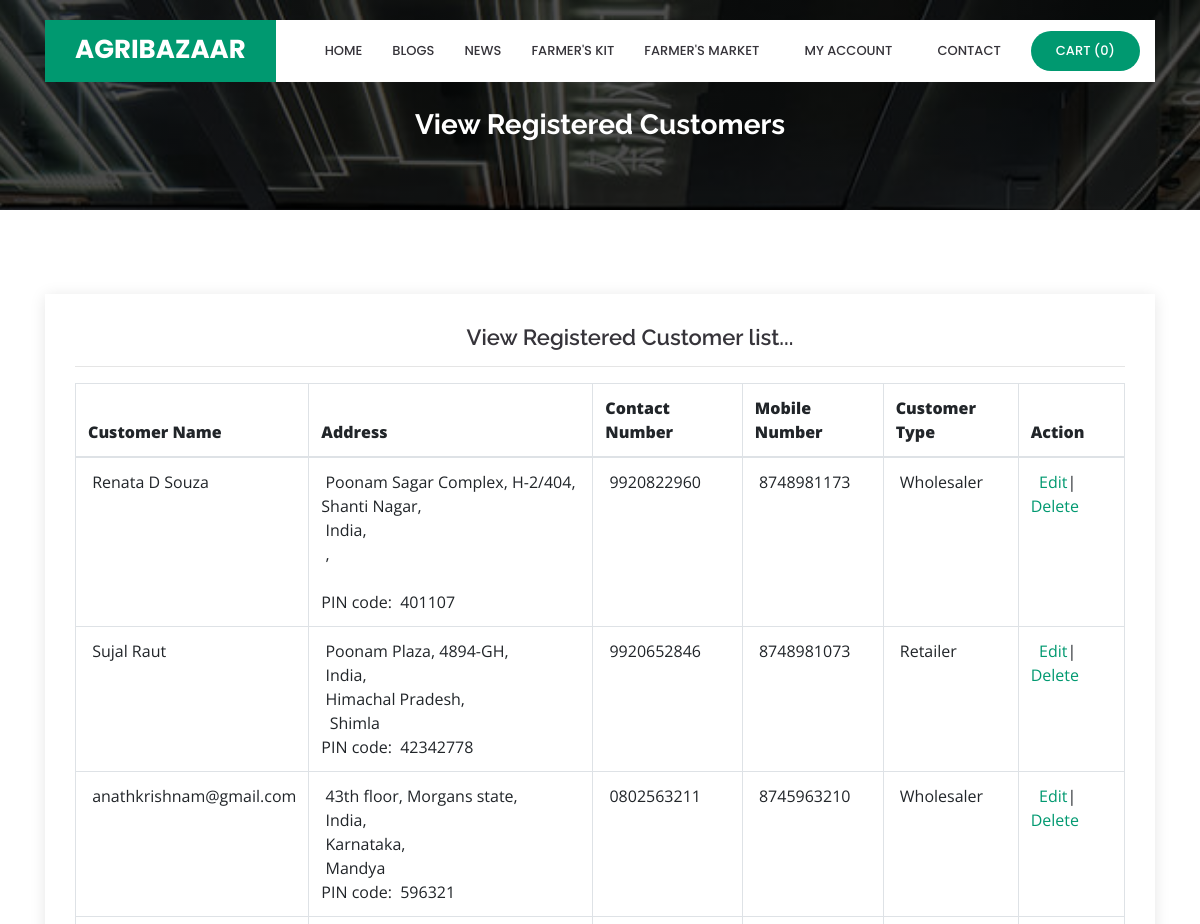
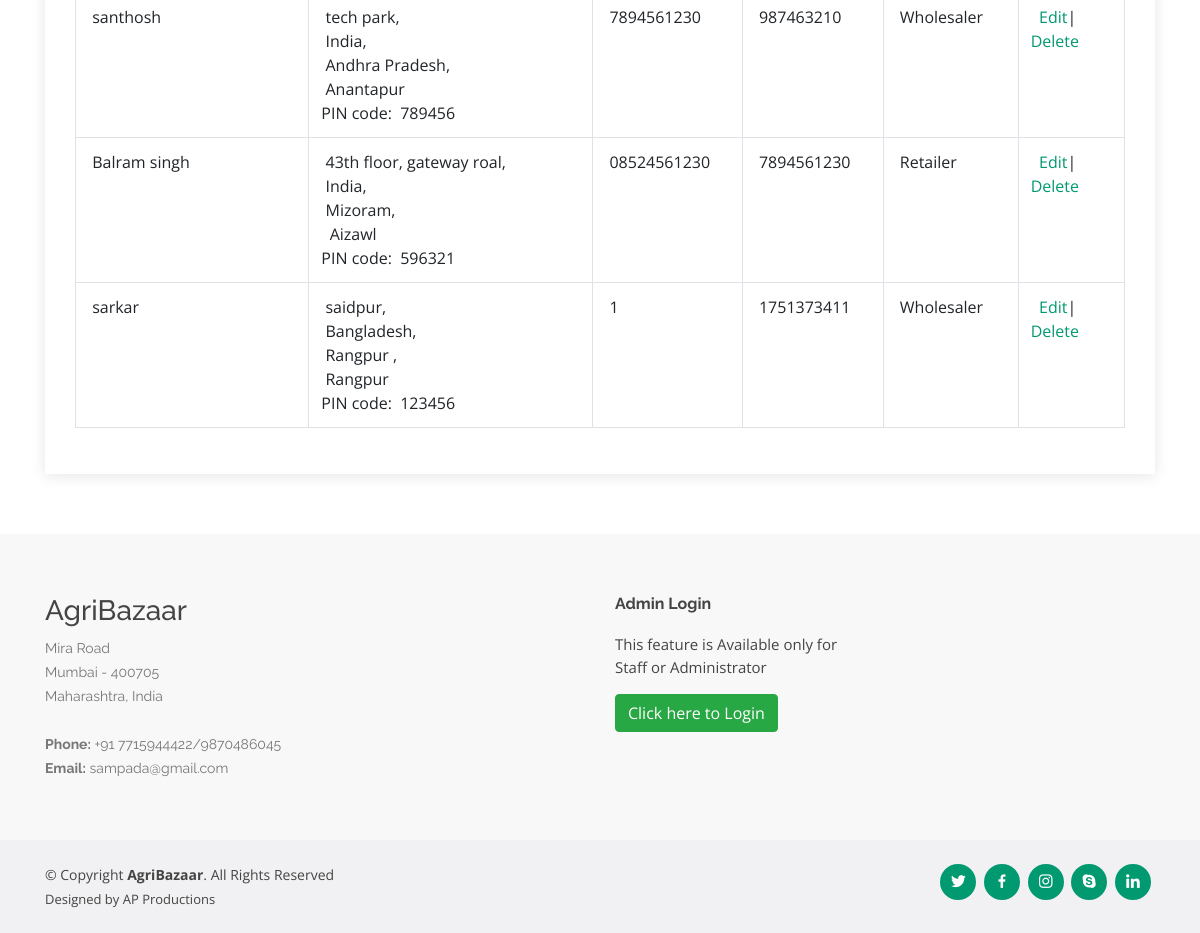
Page /viewcustomerReg.php on the committed database (2 pictures, top to bottom).
### tables this page shows
CREATE TABLE IF NOT EXISTS `customer` (
  `customer_id` int(10) NOT NULL AUTO_INCREMENT,
  `customer_name` varchar(25) NOT NULL,
  `address` text NOT NULL,
  `country_id` int(10) NOT NULL,
  `state_id` int(10) NOT NULL,
  `city_id` int(10) NOT NULL,
  `pincode` varchar(10) NOT NULL,
  `contact_no` varchar(15) NOT NULL,
  `mobile_no` varchar(15) NOT NULL,
  `email_id` varchar(50) NOT NULL,
  `password` varchar(25) NOT NULL,
  `customer_type` varchar(25) NOT NULL,
  `status` varchar(10) NOT NULL,
  PRIMARY KEY (`customer_id`),
  UNIQUE KEY `email_id` (`email_id`)
);

CREATE TABLE IF NOT EXISTS `country` (
  `country_id` int(10) NOT NULL AUTO_INCREMENT,
  `country` varchar(25) NOT NULL,
  `description` text NOT NULL,
  `status` varchar(10) NOT NULL,
  PRIMARY KEY (`country_id`)
);

CREATE TABLE IF NOT EXISTS `state` (
  `state_id` int(10) NOT NULL AUTO_INCREMENT,
  `country_id` int(10) NOT NULL,
  `state` varchar(25) NOT NULL,
  `description` text NOT NULL,
  `status` varchar(10) NOT NULL,
  PRIMARY KEY (`state_id`)
);

CREATE TABLE IF NOT EXISTS `city` (
  `city_id` int(10) NOT NULL AUTO_INCREMENT,
  `country_id` int(10) NOT NULL,
  `state_id` int(10) NOT NULL,
  `city` varchar(25) NOT NULL,
  `description` text NOT NULL,
  `status` varchar(10) NOT NULL,
  PRIMARY KEY (`city_id`)
);

### viewcustomerReg.php (the view, shortened to what this page needs)
<?php
include("header.php");
include("dbconnection.php");
?>
  <main id="main">
    <section id="cta" class="cta">
      <div class="container">
        <div class="text-center" data-aos="zoom-in">
		<br><br>
          <h3>View Registered Customers</h3>
        </div>
      </div>
    </section>
    <section id="contact" class="contact">
      <div class="container">
        <div class="row">
          <div class="col-lg-12" data-aos="fade-up" data-aos-delay="100">
            <div class="info mt-4 ">
		<center><h4>View Registered Customer list...</h4></center><hr>
<?php
							$sql = "SELECT * FROM customer";
							  $qsql = mysqli_query($con,$sql);
							if(mysqli_num_rows($qsql)  == 0)
									{
										echo "<center>There is no customer to display!!</center>";
									}
									else
									{
										?>
							<table class="table table-bordered"  style="width:100%">
								<THEAD>
							  <tr>
							    <th height="32"><strong>Customer Name</strong></th>
							    <th><strong>Address</strong></th>
							    <th><strong>Contact Number</strong></th>
							    <th><strong>Mobile Number</strong></th>
		                        <th><strong>Customer Type</strong></th>
                                <th><strong>Action</strong></th>
						      </tr>
								</THEAD>
								<TBODY>
                              <?php
							  while($rs = mysqli_fetch_array($qsql))
							  {
								  $sql1 = "SELECT * FROM country WHERE country_id='$rs[country_id]'";
								  $qsql1 = mysqli_query($con,$sql1);
								  $rs1 = mysqli_fetch_array($qsql1);
								  $sql2 = "SELECT * FROM state WHERE state_id='$rs[state_id]'";
								  $qsql2 = mysqli_query($con,$sql2);
								  $rs2 = mysqli_fetch_array($qsql2);
								  $sql3 = "SELECT * FROM city WHERE city_id='$rs[city_id]'";
								  $qsql3 = mysqli_query($con,$sql3);
								  $rs3 = mysqli_fetch_array($qsql3);
							  echo "
							  <tr>
							    <td>&nbsp;$rs[customer_name]</td>
							    <td>&nbsp;$rs[address],<br>
&nbsp;$rs1[country],<br>
&nbsp;$rs2[state],<br>
&nbsp;$rs3[city]<br>
PIN code: &nbsp;$rs[pincode]</td>
							    <td>&nbsp;$rs[contact_no]</td>
							    <td>&nbsp;$rs[mobile_no]</td>
							    <td>&nbsp;$rs[customer_type]</td>
							    <td>&nbsp; <a href='customerReg.php?editid=$rs[customer_id]'>Edit</a>| <a href='viewcustomerReg.php?deleteid=$rs[customer_id]' onclick='return delconfirm()'>Delete</a></td>
						      </tr>";
							  }
							  ?>
								</TBODY>
						  </table>
						<?php
						 }
						?>
            </div>
		  </div>
        </div>
      </div>
    </section>
  </main>
<?php
include("footer.php");
?>

### assets/css/style.css (style rules this page uses)
body { font-family: "Open Sans", sans-serif; color: #444444; }
a { color: #009970; }
h1, h2, h3, h4, h5, h6 { font-family: "Raleway", sans-serif; }
section { padding: 60px 0; overflow: hidden; }
.cta { background: linear-gradient(rgba(2, 2, 2, 0.7), rgba(0, 0, 0, 0.7)), url("../img/cta-bg.jpg") fixed center center; background-size: cover; padding: 60px 0; }
.cta h3 { color: #fff; font-size: 28px; font-weight: 700; }
.contact .info { padding: 30px; width: 100%; background: #fff; box-shadow: 0px 2px 15px rgba(0, 0, 0, 0.1); }
.contact .info h4 { padding: 0 0 0 60px; font-size: 22px; font-weight: 600; margin-bottom: 5px; color: #36343a; }

### rows in the picture
customer: customer_name "Renata D Souza", address "Poonam Sagar Complex, H-2/404, Shanti Nagar", country.country "India", pincode "401107", contact_no "9920822960", mobile_no "8748981173", customer_type "Wholesaler"
customer: customer_name "Sujal Raut", address "Poonam Plaza, 4894-GH", country.country "India", state.state "Himachal Pradesh", city.city "Shimla", pincode "42342778", contact_no "9920652846", mobile_no "8748981073", customer_type "Retailer"
customer: customer_name "anathkrishnam@gmail.com", address "43th floor, Morgans state", country.country "India", state.state "Karnataka", city.city "Mandya", pincode "596321", contact_no "0802563211", mobile_no "8745963210", customer_type "Wholesaler"
customer: customer_name "santhosh", address "tech park", country.country "India", state.state "Andhra Pradesh", city.city "Anantapur", pincode "789456", contact_no "7894561230", mobile_no "987463210", customer_type "Wholesaler"
customer: customer_name "Balram singh", address "43th floor, gateway roal", country.country "India", state.state "Mizoram", city.city "Aizawl", pincode "596321", contact_no "08524561230", mobile_no "7894561230", customer_type "Retailer"
customer: customer_name "sarkar", address "saidpur", country.country "Bangladesh", state.state "Rangpur", city.city "Rangpur", pincode "123456", contact_no "1", mobile_no "1751373411", customer_type "Wholesaler"

### other values in the picture
mysqli_num_rows($qsqlproduct_purchase_record) "0"
